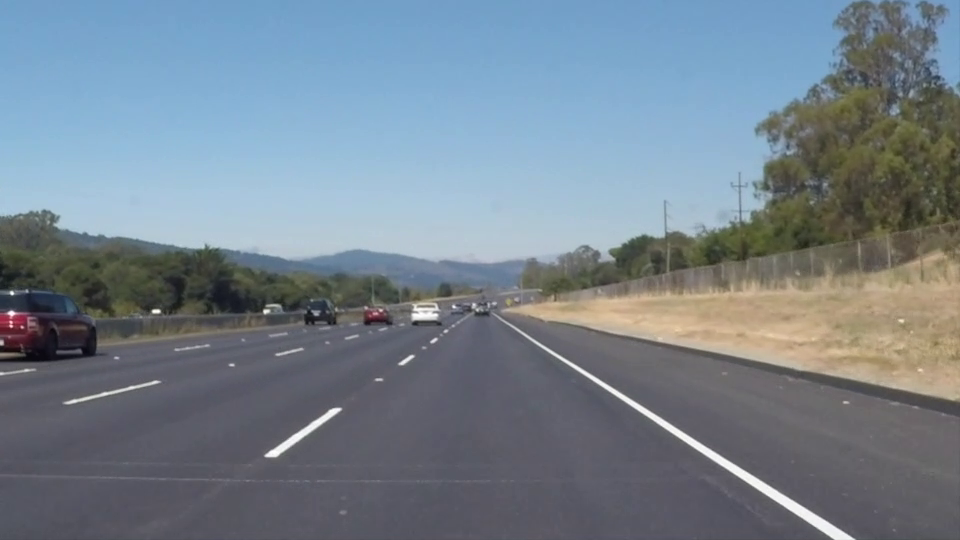
#> input picture frame 22 of Goruntu Isleme/videolar/serit1.mp4, 960 x 540 px, given in place of serit2.mp4, which was not available
$ python ornek25.py
#> lines starting #> are read from the running program, lines starting #| are printed output that depends on the picture; after the words box and inside, x2 and y2 are one past the last pixel; in counts of white or black regions, pixels touching at a corner belong together; pictures that were not available may be replaced by others from this repository, and a replacement may not be noted
#-*-coding: utf-8-*-
###Şerit Takibi3 - Renk Uzayları###

import numpy as np
import cv2

# [33 lines left out: functions unwarp, RGB, HSV_V, HLS_L, not called in this run]

def HLS_S(img, threshold = (100,255)):
    hls = cv2.cvtColor(img, cv2.COLOR_RGB2HLS)
    S = hls[:,:,2]

    binary = np.zeros_like(S)
    binary[(S >= threshold[0]) & (S <= threshold[1])] = 255
    return binary

def LUV_L(img, threshold = (100,255)):
	luv = cv2.cvtColor(img, cv2.COLOR_RGB2LUV)
	L = luv[:, :, 0]

	binary = np.zeros_like(L)
	binary[(L >= threshold[0]) & (L <= threshold[1])] = 255
	return binary

# [31 lines left out: functions LUV_U, LUV_V, LAB_L, LAB_B, not called in this run]

def combine(binary1,binary2):
	combine = np.zeros_like(binary1)
	combine[(binary1 == 255) & (binary2 == 255)] = 255
	return combine

cam=cv2.VideoCapture('videolar/serit2.mp4')
while(1):
	ret,frame=cam.read()
#> frame is the input picture: shape (540, 960, 3); mean B, G, R 141.9, 130.7, 117.7
	if ret:
		h,w=frame.shape[:2]
#> h = 540; w = 960

		#src noktaları ornek29.py kullanılarak tespit edilebilir.
		src = np.float32([(575,464),
				  (707,464),
				  (258,682),
				  (1049,682)])
		dst = np.float32([(450,h),
				  (w-450,h),
				  (450,0),
				  (w-450,0)])

		# [22 lines of commented-out code are left out]
		binary = combine(LUV_L(frame), HLS_S(frame))
#> in LUV_L, `luv = cv2.cvtColor(img, cv2.COLOR_RGB2LUV)`: luv: shape (540, 960, 3); mean of channels 0, 1, 2 139.3, 102.4, 146.5
#> in LUV_L, `L = luv[:, :, 0]`:
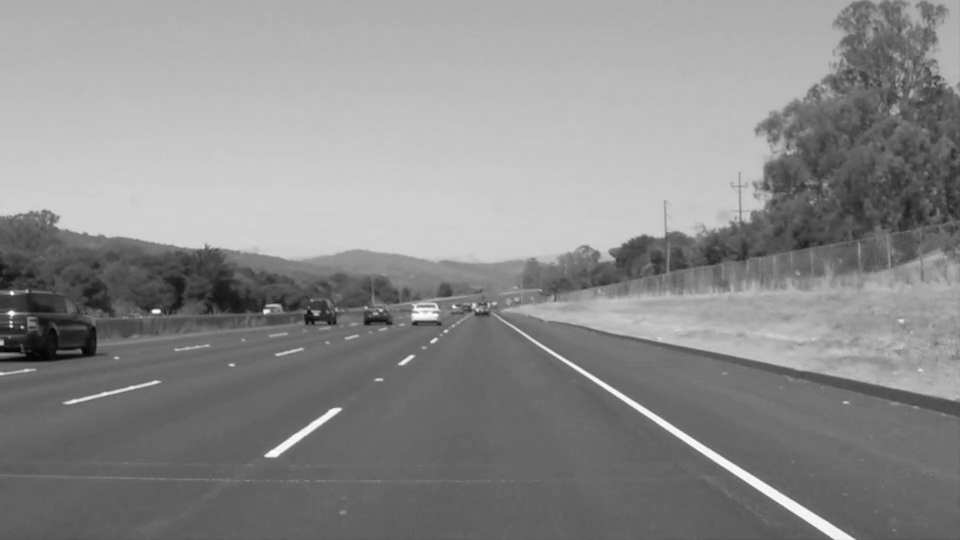
#> L: shape (540, 960); min 3, max 255, mean 139.3
#> in HLS_S, `hls = cv2.cvtColor(img, cv2.COLOR_RGB2HLS)`: hls: shape (540, 960, 3); mean of channels 0, 1, 2 51.3, 129.9, 55.8
#> in HLS_S, `S = hls[:,:,2]`:
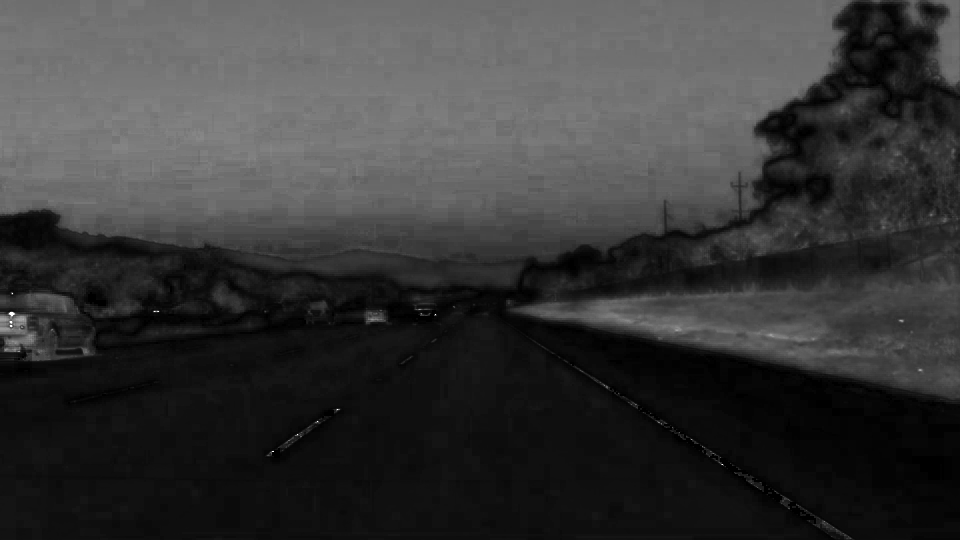
#> S: shape (540, 960); min 0, max 255, mean 55.8
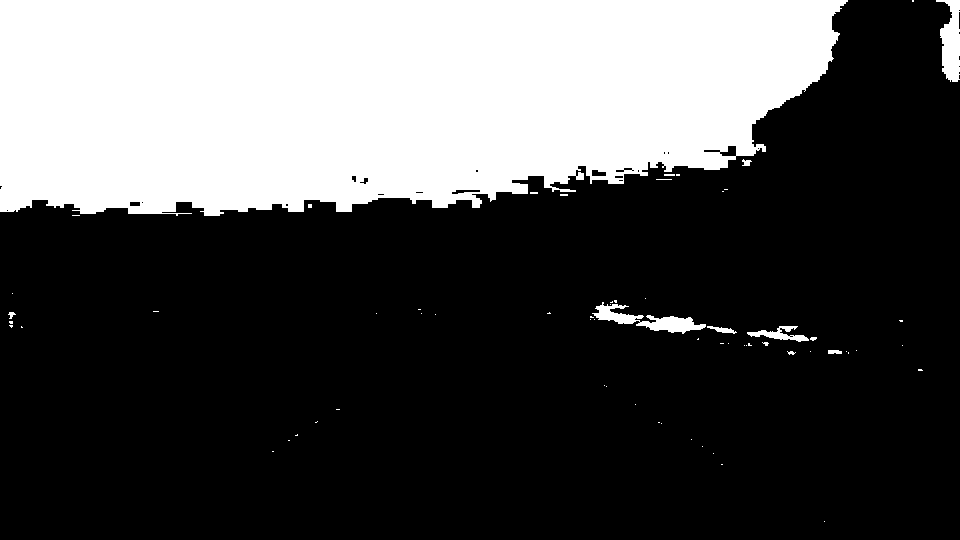
#> binary: shape (540, 960); 30.6% white; 66 white regions (55 under 20 px), largest, box (x1, y1, x2, y2) and area: (0, 0, 848, 216) 155022, (592, 302, 706, 334) 1244, (936, 0, 960, 82) 1234

		cv2.imshow("Filtre",binary)
	if cv2.waitKey(10) & 0xFF ==27:
#> (key Esc is pressed here)
		break
cam.release()
cv2.destroyAllWindows()

$ run again, starting later in the video
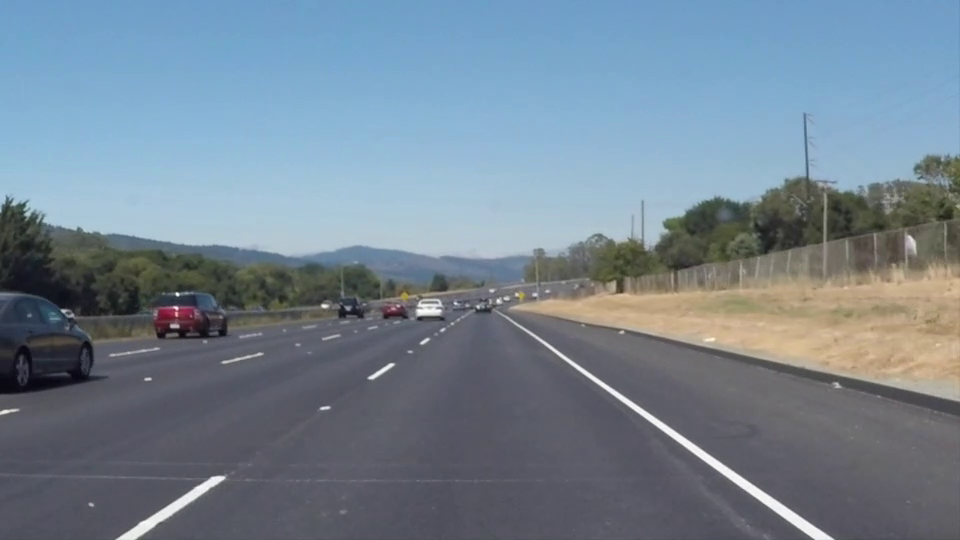
#> input picture frame 99 of Goruntu Isleme/videolar/serit1.mp4, 960 x 540 px, given in place of serit2.mp4, which was not available
#> frame is the input picture: shape (540, 960, 3); mean B, G, R 146, 132.3, 116.7
#> luv: shape (540, 960, 3); mean of channels 0, 1, 2 141.3, 103.6, 148.5
#> hls: shape (540, 960, 3); mean of channels 0, 1, 2 43.3, 131.5, 58.6
#> in HLS_S, `S = hls[:,:,2]`:
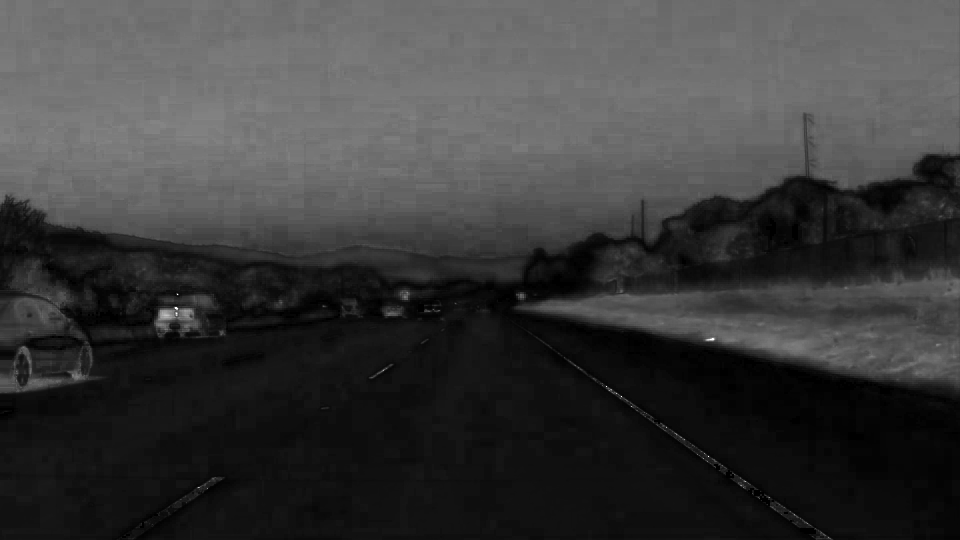
#> S: shape (540, 960); min 0, max 255, mean 58.6
#> `binary = combine(LUV_L(frame), HLS_S(frame))`:
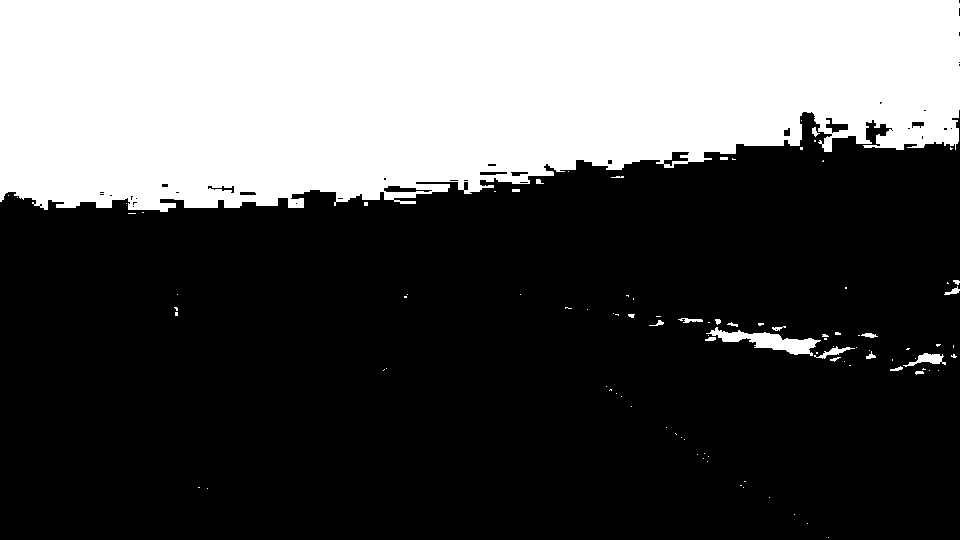
#> binary: shape (540, 960); 33.3% white; 99 white regions (76 under 20 px), largest, box (x1, y1, x2, y2) and area: (0, 0, 960, 212) 169944, (706, 327, 821, 356) 1240, (903, 353, 946, 367) 261

$ run again, starting later in the video
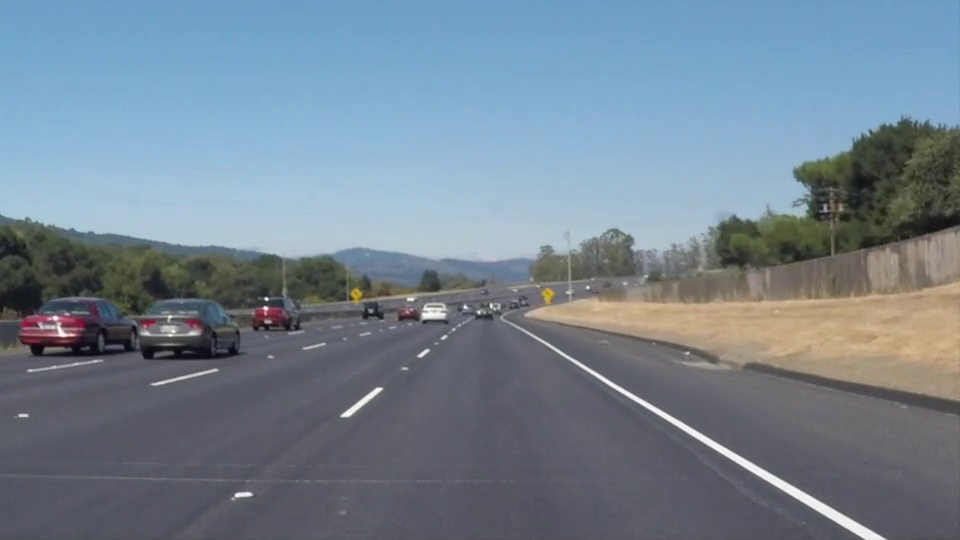
#> input picture frame 176 of Goruntu Isleme/videolar/serit1.mp4, 960 x 540 px, given in place of serit2.mp4, which was not available
#> frame is the input picture: shape (540, 960, 3); mean B, G, R 145.2, 131.6, 116.5
#> luv: shape (540, 960, 3); mean of channels 0, 1, 2 140.7, 103.5, 148.2
#> hls: shape (540, 960, 3); mean of channels 0, 1, 2 40.3, 131.1, 58
#> in HLS_S, `S = hls[:,:,2]`:
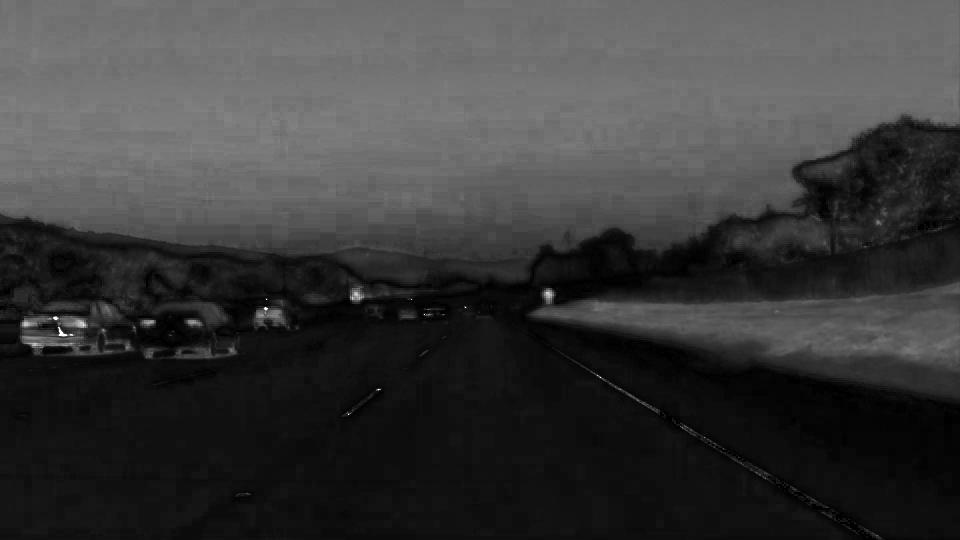
#> S: shape (540, 960); min 0, max 255, mean 58
#> `binary = combine(LUV_L(frame), HLS_S(frame))`:
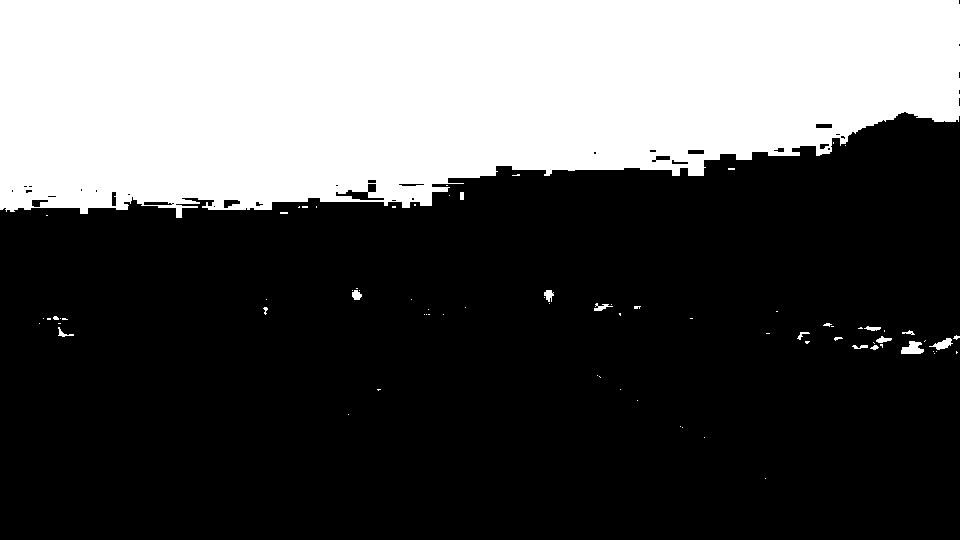
#> binary: shape (540, 960); 33.1% white; 78 white regions (61 under 20 px), largest, box (x1, y1, x2, y2) and area: (0, 0, 960, 218) 170583, (901, 341, 924, 354) 206, (929, 338, 953, 350) 136
